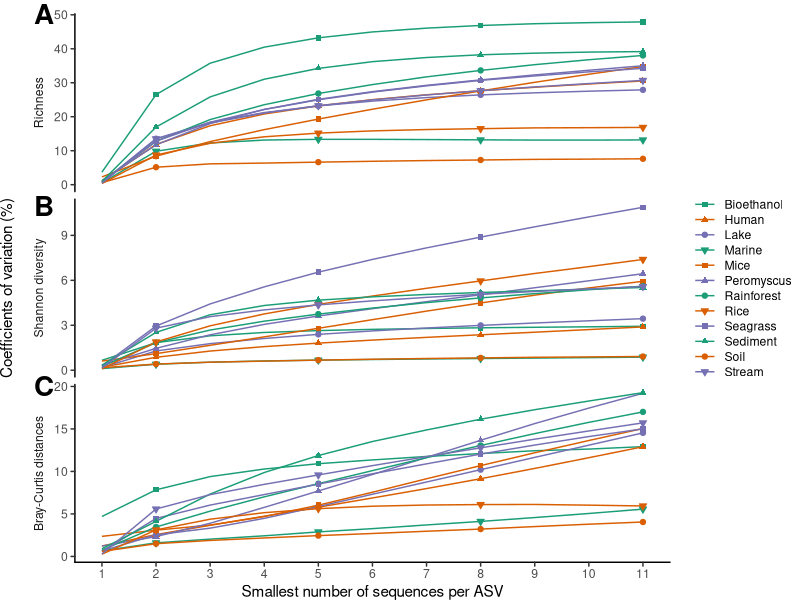
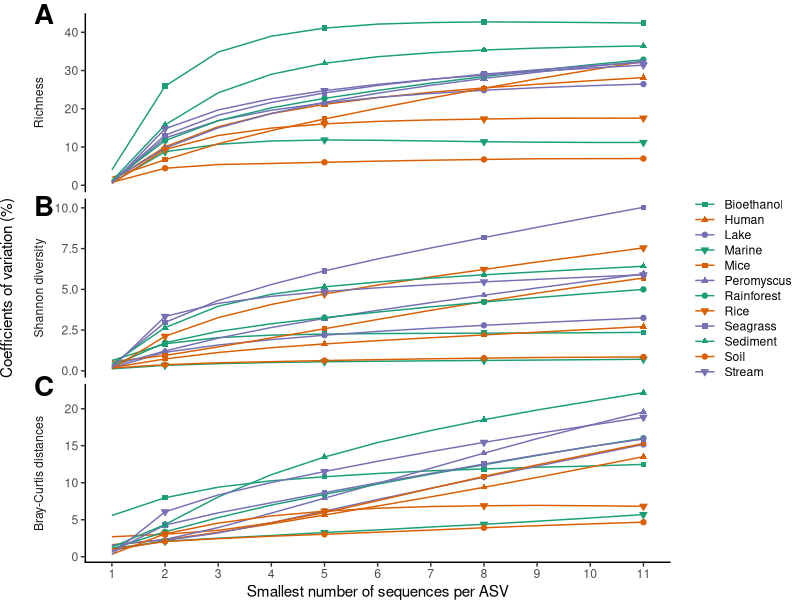

Source code (R) for these figures, in order:
library(tidyverse)
library(cowplot)

studies <- c("bioethanol", "human", "lake", "marine", "mice", "peromyscus",
							"rainforest", "rice", "seagrass", "sediment", "soil",
							"stream")

nice_studies <- studies %>% stringr::str_to_title()


r_cov_alpha <- read_tsv("data/process/ralpha_analysis.tsv",
		col_types = cols(.default=col_double(),
      dataset=col_character(), method=col_character())
    ) %>%
    select(dataset, method, prune, cv_sobs, cv_shannon)

r_cov_bc <- read_tsv("data/process/rbeta_analysis.tsv",
		col_types = cols(.default=col_double(),
					dataset=col_character(), method=col_character())) %>%
    select(dataset, method, prune, sd_mean) %>%
    rename(cv_braycurtis = sd_mean)

cov_data <- inner_join(r_cov_alpha, r_cov_bc, by=c("dataset", "method", "prune")) %>%
  pivot_longer(
    starts_with("cv_"),
    names_to="metric",
    names_prefix="cv_",
    values_to="cv"
  ) %>%
  rename(min_class = prune) %>%
  mutate(cv = 100 * cv)


plot_data <- function(subset_method, subset_string) {

  subset_data <- cov_data %>%
    filter(method == subset_method) %>%
    mutate(metric = factor(
      metric,
      levels=c("sobs", "shannon", "braycurtis"),
      labels=c(paste0("Richness"),
          paste0("Shannon diversity"),
          paste0("Bray-Curtis distances")
        )
      )
    ) %>%
    mutate(dataset = factor(dataset, levels=studies, labels=nice_studies))


  subset_data_points <- subset_data %>%
      filter(min_class %in% c(2, 5, 8, 11))

  figure <- ggplot(
        data=subset_data,
        aes(x=min_class, y=cv, group=dataset, color=dataset)
      ) +
      geom_line() +
      geom_point(
        data=subset_data_points,
        mapping=aes(x=min_class, y=cv, color=dataset, shape=dataset, fill=dataset)
      ) +
      facet_wrap(facet="metric", ncol=1, strip.position = "left", scales="free_y") +
      scale_x_continuous(breaks=1:11) +
      scale_color_manual(name=NULL,
        values = rep(c('#1b9e77','#d95f02','#7570b3'), 4)
      ) +
      scale_fill_manual(name=NULL,
        values = rep(c('#1b9e77','#d95f02','#7570b3'), 4)
      ) +
      scale_shape_manual(name=NULL,
        values = rep(c(15, 17, 19, 25), 3)
      ) +
      labs(
        x="Smallest number of sequences per ASV",
        y="Coefficients of variation (%)"
      ) +
      theme_classic() +
      theme(
        strip.placement="outside",
        strip.background=element_rect(color=NA),
        legend.key.height=unit(11, "pt"),
  			line=element_line(lineend="round"),
  			plot.margin=margin(t=10, l=0, r=0, b=0),
        axis.title.y = element_text(margin = margin(r=8))
      )

  ggdraw(figure) +
  	draw_plot_label(
  		label=c("C", "B", "A"),
  		x=c(0.03, 0.03, 0.03),
  		y=c(0.39, 0.69, 1.01),
  		size = 20,
  		fontface="bold"
  	)

  ggsave(
    paste0(
  		"results/figures/",
  		tolower(subset_string),
  		"_coefficient_of_variation.tiff"
  	),
    width=6.87,
    height=6,
    compression = "lzw"
  )
}

plot_data("pc", "ASV")
plot_data("otu", "OTU")
